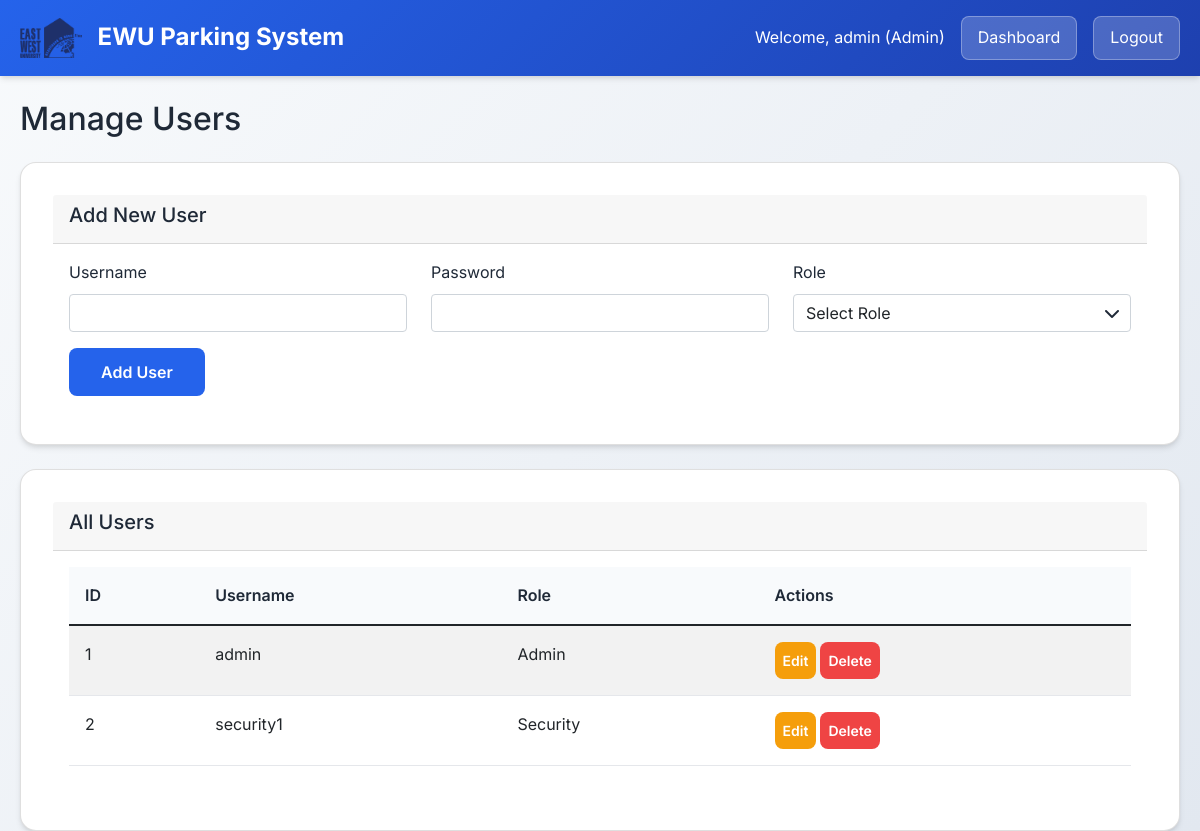
The page /manage_users.php (signed in) on the database its author committed.
### tables this page shows
CREATE TABLE Users (
    User_id INT AUTO_INCREMENT PRIMARY KEY,
    Username VARCHAR(50) UNIQUE NOT NULL,
    Password_hash VARCHAR(255) NOT NULL,
    Role ENUM('Admin', 'Security', 'Student', 'Faculty', 'Staff') NOT NULL
);

### db.php (called while the page is built, shortened)
<?php
function getDBConnection() {
    $conn = new mysqli(DB_HOST, DB_USER, DB_PASS, DB_NAME);
    return $conn;
}
?>

### models/User.php (called while the page is built, shortened)
<?php
require_once __DIR__ . '/../db.php';
class User {
    private $conn;
    public function __construct() {
        $this->conn = getDBConnection();
    }
    public function readAll() {
        $result = $this->conn->query("SELECT User_id, Username, Role FROM Users");
        return $result->fetch_all(MYSQLI_ASSOC);
    }
}
?>

### manage_users.php (the view, shortened to what this page needs)
<?php
require_once 'models/User.php';
$userModel = new User();
$users = $userModel->readAll();
?>
<!DOCTYPE html>
<html lang="en">
<head>
    <link href="https://cdn.jsdelivr.net/npm/bootstrap@5.1.3/dist/css/bootstrap.min.css" rel="stylesheet">
    <link href="https://cdnjs.cloudflare.com/ajax/libs/font-awesome/6.0.0/css/all.min.css" rel="stylesheet">
    <link href="assets/css/style.css" rel="stylesheet">
</head>
<body>
    <header class="header">
        <div class="container">
            <div class="header-brand">
                <img src="assets/images/logo.png" alt="Logo" class="header-logo">
                <h1>EWU Parking System</h1>
            </div>
            <div class="user-info">
                <span>Welcome, <?php echo htmlspecialchars($_SESSION['username']); ?> (<?php echo htmlspecialchars($_SESSION['role']); ?>)</span>
                <a href="dashboard.php" class="btn-logout">Dashboard</a>
                <a href="dashboard.php?logout=1" class="btn-logout">Logout</a>
            </div>
        </div>
    </header>
    <main class="container mt-4">
        <h2 class="mb-4">Manage Users</h2>
        <div class="card mb-4">
            <div class="card-header">
                <h5>Add New User</h5>
            </div>
            <div class="card-body">
                <form method="POST" action="">
                    <div class="row">
                        <div class="col-md-4">
                            <label for="username" class="form-label">Username</label>
                            <input type="text" class="form-control" id="username" name="username" required>
                        </div>
                        <div class="col-md-4">
                            <label for="password" class="form-label">Password</label>
                            <input type="password" class="form-control" id="password" name="password" required>
                        </div>
                        <div class="col-md-4">
                            <label for="role" class="form-label">Role</label>
                            <div class="select-wrapper">
                                <select class="form-control" id="role" name="role" required>
                                    <option value="">Select Role</option>
                                </select>
                            </div>
                        </div>
                    </div>
                    <div class="mt-3">
                        <button type="submit" name="add_user" class="btn btn-primary">Add User</button>
                    </div>
                </form>
            </div>
        </div>
        <div class="card">
            <div class="card-header">
                <h5>All Users</h5>
            </div>
            <div class="card-body">
                <div class="table-responsive">
                    <table class="table table-striped">
                        <thead>
                            <tr>
                                <th>ID</th>
                                <th>Username</th>
                                <th>Role</th>
                                <th>Actions</th>
                            </tr>
                        </thead>
                        <tbody>
                            <?php foreach ($users as $user): ?>
                            <tr>
                                <td><?php echo htmlspecialchars($user['User_id']); ?></td>
                                <td><?php echo htmlspecialchars($user['Username']); ?></td>
                                <td><?php echo htmlspecialchars($user['Role']); ?></td>
                                <td>
                                    <div class="btn-group" role="group">
                                        <button class="btn btn-sm btn-warning" onclick="editUser(<?php echo $user['User_id']; ?>, '<?php echo htmlspecialchars($user['Username']); ?>', '<?php echo htmlspecialchars($user['Role']); ?>')">Edit</button>
                                        <form method="POST" action="" style="display: inline-block; margin: 0;">
                                            <button type="submit" name="delete_user" class="btn btn-sm btn-danger" onclick="return confirm('Are you sure you want to delete this user?')">Delete</button>
                                        </form>
                                    </div>
                                </td>
                            </tr>
                            <?php endforeach; ?>
                        </tbody>
                    </table>
                </div>
            </div>
        </div>
    </main>
</body>
</html>

### assets/css/style.css (style rules this page uses)
:root { --primary-color: #2563eb; --secondary-color: #1e40af; --accent-color: #3b82f6; --success-color: #10b981; --warning-color: #f59e0b; --danger-color: #ef4444; --light-bg: #f8fafc; --dark-text: #1f2937; --light-text: #6b7280; --border-color: #e5e7eb; --shadow: 0 4px 6px -1px rgba(0, 0, 0, 0.1), 0 2px 4px -1px rgba(0, 0, 0, 0.06); --shadow-lg: 0 10px 15px -3px rgba(0, 0, 0, 0.1), 0 4px 6px -2px rgba(0, 0, 0, 0.05); }
* { margin: 0; padding: 0; box-sizing: border-box; }
body { min-height: 100vh; }
body { font-family: 'Inter', -apple-system, BlinkMacSystemFont, 'Segoe UI', Roboto, sans-serif; background: linear-gradient(135deg, var(--light-bg) 0%, #e2e8f0 100%); min-height: 100vh; color: var(--dark-text); line-height: 1.6; }
.container { max-width: 1200px; margin: 0 auto; padding: 0 20px; }
.header { background: linear-gradient(135deg, var(--primary-color) 0%, var(--secondary-color) 100%); color: white; padding: 1rem 0; box-shadow: var(--shadow); position: sticky; top: 0; z-index: 100; }
.header .container { display: flex; justify-content: space-between; align-items: center; }
.header-brand { display: flex; align-items: center; gap: 1rem; }
.header-logo { height: 40px; width: auto; }
.header h1 { font-size: 1.5rem; font-weight: 700; margin: 0; }
.header .user-info { display: flex; align-items: center; gap: 1rem; }
.btn-logout { background: rgba(255, 255, 255, 0.2); border: 1px solid rgba(255, 255, 255, 0.3); color: white; padding: 0.5rem 1rem; border-radius: 0.5rem; text-decoration: none; transition: all 0.3s ease; }
.btn { display: inline-block; padding: 0.75rem 2rem; border: none; border-radius: 0.5rem; font-size: 1rem; font-weight: 600; text-decoration: none; cursor: pointer; transition: all 0.3s ease; text-align: center; }
.btn-sm, .btn-primary, .btn-success, .btn-danger, .btn-warning { border-radius: 0.5rem; }
.btn.btn-sm.btn-warning { border-radius: 0.5rem !important; }
.btn-primary { background: var(--primary-color); color: white; }
.btn-danger { background: var(--danger-color); color: white; }
.btn-sm { padding: 0.5rem 0.5rem; font-size: 0.875rem; }
.btn-warning { background: var(--warning-color); color: white; }
.btn-group .btn { margin-right: 0.25rem; }
.btn-group .btn:last-child { margin-right: 0; }
td .btn-group .btn, .table .btn-group .btn { margin-right: 0.25rem; }
td .btn-group .btn:last-child, .table .btn-group .btn:last-child { margin-right: 0; }
.card { background: white; border-radius: 1rem; box-shadow: var(--shadow); padding: 2rem; transition: all 0.3s ease; }
.table { width: 100%; border-collapse: collapse; }
.table th, .table td { padding: 1rem; text-align: left; border-bottom: 1px solid var(--border-color); }
.table th { background: var(--light-bg); font-weight: 600; color: var(--dark-text); }
.select-wrapper { position: relative; }

### rows shown on the page
users: User_id "1", Username "admin", Role "Admin"
users: User_id "2", Username "security1", Role "Security"

### other values the page prints
$_SESSION['username'] "admin"
$_SESSION['role'] "Admin"
